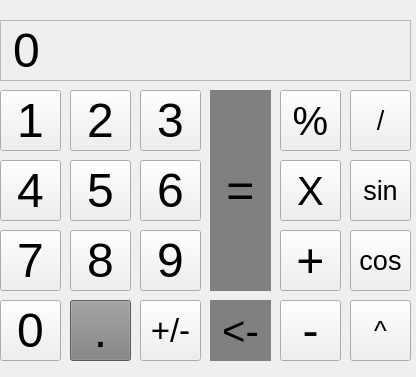
<?xml version="1.0" encoding="UTF-8"?>
<ui version="4.0">
 <class>CalcWindow</class>
 <widget class="QMainWindow" name="CalcWindow">
  <property name="geometry">
   <rect>
    <x>0</x>
    <y>0</y>
    <width>416</width>
    <height>377</height>
   </rect>
  </property>
  <property name="windowTitle">
   <string>CalcWindow</string>
  </property>
  <widget class="QWidget" name="centralWidget">
   <widget class="QPushButton" name="two">
    <property name="geometry">
     <rect>
      <x>70</x>
      <y>90</y>
      <width>61</width>
      <height>61</height>
     </rect>
    </property>
    <property name="font">
     <font>
      <pointsize>36</pointsize>
     </font>
    </property>
    <property name="text">
     <string>2</string>
    </property>
    <property name="shortcut">
     <string>2</string>
    </property>
   </widget>
   <widget class="QPushButton" name="three">
    <property name="geometry">
     <rect>
      <x>140</x>
      <y>90</y>
      <width>61</width>
      <height>61</height>
     </rect>
    </property>
    <property name="font">
     <font>
      <pointsize>36</pointsize>
     </font>
    </property>
    <property name="text">
     <string>3</string>
    </property>
    <property name="shortcut">
     <string>3</string>
    </property>
   </widget>
   <widget class="QPushButton" name="four">
    <property name="geometry">
     <rect>
      <x>0</x>
      <y>160</y>
      <width>61</width>
      <height>61</height>
     </rect>
    </property>
    <property name="font">
     <font>
      <pointsize>36</pointsize>
     </font>
    </property>
    <property name="text">
     <string>4</string>
    </property>
    <property name="shortcut">
     <string>4</string>
    </property>
   </widget>
   <widget class="QPushButton" name="five">
    <property name="geometry">
     <rect>
      <x>70</x>
      <y>160</y>
      <width>61</width>
      <height>61</height>
     </rect>
    </property>
    <property name="font">
     <font>
      <pointsize>36</pointsize>
     </font>
    </property>
    <property name="text">
     <string>5</string>
    </property>
    <property name="shortcut">
     <string>5</string>
    </property>
   </widget>
   <widget class="QPushButton" name="six">
    <property name="geometry">
     <rect>
      <x>140</x>
      <y>160</y>
      <width>61</width>
      <height>61</height>
     </rect>
    </property>
    <property name="font">
     <font>
      <pointsize>36</pointsize>
     </font>
    </property>
    <property name="text">
     <string>6</string>
    </property>
    <property name="shortcut">
     <string>6</string>
    </property>
    <property name="default">
     <bool>false</bool>
    </property>
    <property name="flat">
     <bool>false</bool>
    </property>
   </widget>
   <widget class="QPushButton" name="seven">
    <property name="geometry">
     <rect>
      <x>0</x>
      <y>230</y>
      <width>61</width>
      <height>61</height>
     </rect>
    </property>
    <property name="font">
     <font>
      <pointsize>36</pointsize>
     </font>
    </property>
    <property name="text">
     <string>7</string>
    </property>
    <property name="shortcut">
     <string>7</string>
    </property>
   </widget>
   <widget class="QPushButton" name="eight">
    <property name="geometry">
     <rect>
      <x>70</x>
      <y>230</y>
      <width>61</width>
      <height>61</height>
     </rect>
    </property>
    <property name="font">
     <font>
      <pointsize>36</pointsize>
     </font>
    </property>
    <property name="text">
     <string>8</string>
    </property>
    <property name="shortcut">
     <string>8</string>
    </property>
   </widget>
   <widget class="QPushButton" name="nine">
    <property name="geometry">
     <rect>
      <x>140</x>
      <y>230</y>
      <width>61</width>
      <height>61</height>
     </rect>
    </property>
    <property name="font">
     <font>
      <pointsize>36</pointsize>
     </font>
    </property>
    <property name="text">
     <string>9</string>
    </property>
    <property name="shortcut">
     <string>9</string>
    </property>
   </widget>
   <widget class="QPushButton" name="equal">
    <property name="geometry">
     <rect>
      <x>210</x>
      <y>90</y>
      <width>61</width>
      <height>201</height>
     </rect>
    </property>
    <property name="font">
     <font>
      <pointsize>36</pointsize>
     </font>
    </property>
    <property name="contextMenuPolicy">
     <enum>Qt::DefaultContextMenu</enum>
    </property>
    <property name="autoFillBackground">
     <bool>false</bool>
    </property>
    <property name="styleSheet">
     <string notr="true">QPushButton { background-color: rgb(128,128,128); border: black; }
QPushButton:pressed {
background-color: qlineargradient(x1: 0, y1: 0, x2: 0, y2: 1, stop: 0 #444444, stop: 1 #444444);
}</string>
    </property>
    <property name="text">
     <string>=</string>
    </property>
    <property name="shortcut">
     <string>Return</string>
    </property>
    <property name="autoDefault">
     <bool>false</bool>
    </property>
   </widget>
   <widget class="QPushButton" name="backspace">
    <property name="geometry">
     <rect>
      <x>210</x>
      <y>300</y>
      <width>61</width>
      <height>61</height>
     </rect>
    </property>
    <property name="font">
     <font>
      <pointsize>30</pointsize>
     </font>
    </property>
    <property name="autoFillBackground">
     <bool>false</bool>
    </property>
    <property name="styleSheet">
     <string notr="true">QPushButton { background-color: rgb(128,128,128); border: black; }
QPushButton:pressed {
background-color: qlineargradient(x1: 0, y1: 0, x2: 0, y2: 1, stop: 0 #444444, stop: 1 #444444);
}</string>
    </property>
    <property name="text">
     <string>&lt;-</string>
    </property>
    <property name="shortcut">
     <string>Backspace</string>
    </property>
    <property name="checkable">
     <bool>false</bool>
    </property>
    <property name="autoDefault">
     <bool>false</bool>
    </property>
    <property name="default">
     <bool>false</bool>
    </property>
    <property name="flat">
     <bool>false</bool>
    </property>
   </widget>
   <widget class="QPushButton" name="additional">
    <property name="geometry">
     <rect>
      <x>280</x>
      <y>230</y>
      <width>61</width>
      <height>61</height>
     </rect>
    </property>
    <property name="font">
     <font>
      <pointsize>36</pointsize>
     </font>
    </property>
    <property name="styleSheet">
     <string notr="true">QPushButton { background-color: rgb(255,128, 0); border: black; }
QPushButton:pressed {
background-color: qlineargradient(x1: 0, y1: 0, x2: 0, y2: 1, stop: 0 #b85c00, stop: 1 #b85c00);
}rgb(184, 92, 0)</string>
    </property>
    <property name="text">
     <string>+</string>
    </property>
    <property name="shortcut">
     <string>+</string>
    </property>
   </widget>
   <widget class="QPushButton" name="devide">
    <property name="geometry">
     <rect>
      <x>350</x>
      <y>90</y>
      <width>61</width>
      <height>61</height>
     </rect>
    </property>
    <property name="font">
     <font>
      <pointsize>20</pointsize>
     </font>
    </property>
    <property name="acceptDrops">
     <bool>false</bool>
    </property>
    <property name="styleSheet">
     <string notr="true">QPushButton { background-color: rgb(255,128, 0); border: black; }
QPushButton:pressed {
background-color: qlineargradient(x1: 0, y1: 0, x2: 0, y2: 1, stop: 0 #b85c00, stop: 1 #b85c00);
}rgb(184, 92, 0)</string>
    </property>
    <property name="text">
     <string>/</string>
    </property>
    <property name="shortcut">
     <string>/</string>
    </property>
   </widget>
   <widget class="QPushButton" name="multiply">
    <property name="geometry">
     <rect>
      <x>280</x>
      <y>160</y>
      <width>61</width>
      <height>61</height>
     </rect>
    </property>
    <property name="font">
     <font>
      <pointsize>30</pointsize>
     </font>
    </property>
    <property name="styleSheet">
     <string notr="true">QPushButton { background-color: rgb(255,128, 0); border: black; }
QPushButton:pressed {
background-color: qlineargradient(x1: 0, y1: 0, x2: 0, y2: 1, stop: 0 #b85c00, stop: 1 #b85c00);
}rgb(184, 92, 0)</string>
    </property>
    <property name="text">
     <string>Х</string>
    </property>
    <property name="shortcut">
     <string>*</string>
    </property>
   </widget>
   <widget class="QPushButton" name="subtract">
    <property name="geometry">
     <rect>
      <x>280</x>
      <y>300</y>
      <width>61</width>
      <height>61</height>
     </rect>
    </property>
    <property name="font">
     <font>
      <pointsize>36</pointsize>
     </font>
    </property>
    <property name="styleSheet">
     <string notr="true">QPushButton { background-color: rgb(255,128, 0); border: black; }
QPushButton:pressed {
background-color: qlineargradient(x1: 0, y1: 0, x2: 0, y2: 1, stop: 0 #b85c00, stop: 1 #b85c00);
}rgb(184, 92, 0)</string>
    </property>
    <property name="text">
     <string>-</string>
    </property>
    <property name="shortcut">
     <string>-</string>
    </property>
   </widget>
   <widget class="QPushButton" name="zero">
    <property name="geometry">
     <rect>
      <x>0</x>
      <y>300</y>
      <width>61</width>
      <height>61</height>
     </rect>
    </property>
    <property name="font">
     <font>
      <pointsize>36</pointsize>
     </font>
    </property>
    <property name="text">
     <string>0</string>
    </property>
    <property name="shortcut">
     <string>0, 0</string>
    </property>
   </widget>
   <widget class="QPushButton" name="percent">
    <property name="geometry">
     <rect>
      <x>280</x>
      <y>90</y>
      <width>61</width>
      <height>61</height>
     </rect>
    </property>
    <property name="font">
     <font>
      <pointsize>30</pointsize>
     </font>
    </property>
    <property name="styleSheet">
     <string notr="true">QPushButton { background-color: rgb(255,128, 0); border: black; }
QPushButton:pressed {
background-color: qlineargradient(x1: 0, y1: 0, x2: 0, y2: 1, stop: 0 #b85c00, stop: 1 #b85c00);
}rgb(184, 92, 0)</string>
    </property>
    <property name="text">
     <string>%</string>
    </property>
    <property name="shortcut">
     <string>Ctrl+P</string>
    </property>
   </widget>
   <widget class="QPushButton" name="one">
    <property name="geometry">
     <rect>
      <x>0</x>
      <y>90</y>
      <width>61</width>
      <height>61</height>
     </rect>
    </property>
    <property name="font">
     <font>
      <pointsize>36</pointsize>
     </font>
    </property>
    <property name="text">
     <string>1</string>
    </property>
    <property name="shortcut">
     <string>1</string>
    </property>
   </widget>
   <widget class="QLabel" name="result">
    <property name="geometry">
     <rect>
      <x>0</x>
      <y>20</y>
      <width>411</width>
      <height>61</height>
     </rect>
    </property>
    <property name="font">
     <font>
      <pointsize>36</pointsize>
     </font>
    </property>
    <property name="frameShape">
     <enum>QFrame::StyledPanel</enum>
    </property>
    <property name="frameShadow">
     <enum>QFrame::Sunken</enum>
    </property>
    <property name="lineWidth">
     <number>1</number>
    </property>
    <property name="text">
     <string>0</string>
    </property>
   </widget>
   <widget class="QPushButton" name="dot">
    <property name="geometry">
     <rect>
      <x>70</x>
      <y>300</y>
      <width>61</width>
      <height>61</height>
     </rect>
    </property>
    <property name="font">
     <font>
      <pointsize>36</pointsize>
     </font>
    </property>
    <property name="styleSheet">
     <string notr="true">background: rgb(128, 128, 128);</string>
    </property>
    <property name="text">
     <string>.</string>
    </property>
    <property name="shortcut">
     <string>.</string>
    </property>
   </widget>
   <widget class="QPushButton" name="plusMinus">
    <property name="geometry">
     <rect>
      <x>140</x>
      <y>300</y>
      <width>61</width>
      <height>61</height>
     </rect>
    </property>
    <property name="font">
     <font>
      <pointsize>25</pointsize>
     </font>
    </property>
    <property name="text">
     <string>+/-</string>
    </property>
    <property name="shortcut">
     <string>Ctrl+V</string>
    </property>
   </widget>
   <widget class="QPushButton" name="sin">
    <property name="geometry">
     <rect>
      <x>350</x>
      <y>160</y>
      <width>61</width>
      <height>61</height>
     </rect>
    </property>
    <property name="font">
     <font>
      <pointsize>20</pointsize>
     </font>
    </property>
    <property name="acceptDrops">
     <bool>false</bool>
    </property>
    <property name="styleSheet">
     <string notr="true">QPushButton { background-color: rgb(255,128, 0); border: black; }
QPushButton:pressed {
background-color: qlineargradient(x1: 0, y1: 0, x2: 0, y2: 1, stop: 0 #b85c00, stop: 1 #b85c00);
}rgb(184, 92, 0)</string>
    </property>
    <property name="text">
     <string>sin</string>
    </property>
    <property name="shortcut">
     <string>Ctrl+S</string>
    </property>
    <property name="checkable">
     <bool>false</bool>
    </property>
    <property name="checked">
     <bool>false</bool>
    </property>
   </widget>
   <widget class="QPushButton" name="cos">
    <property name="geometry">
     <rect>
      <x>350</x>
      <y>230</y>
      <width>61</width>
      <height>61</height>
     </rect>
    </property>
    <property name="font">
     <font>
      <pointsize>20</pointsize>
     </font>
    </property>
    <property name="acceptDrops">
     <bool>false</bool>
    </property>
    <property name="styleSheet">
     <string notr="true">QPushButton { background-color: rgb(255,128, 0); border: black; }
QPushButton:pressed {
background-color: qlineargradient(x1: 0, y1: 0, x2: 0, y2: 1, stop: 0 #b85c00, stop: 1 #b85c00);
}rgb(184, 92, 0)</string>
    </property>
    <property name="text">
     <string>cos</string>
    </property>
    <property name="shortcut">
     <string>Ctrl+C</string>
    </property>
   </widget>
   <widget class="QPushButton" name="exp">
    <property name="geometry">
     <rect>
      <x>350</x>
      <y>300</y>
      <width>61</width>
      <height>61</height>
     </rect>
    </property>
    <property name="font">
     <font>
      <pointsize>20</pointsize>
     </font>
    </property>
    <property name="acceptDrops">
     <bool>false</bool>
    </property>
    <property name="styleSheet">
     <string notr="true">QPushButton { background-color: rgb(255,128, 0); border: black; }
QPushButton:pressed {
background-color: qlineargradient(x1: 0, y1: 0, x2: 0, y2: 1, stop: 0 #b85c00, stop: 1 #b85c00);
}rgb(184, 92, 0)</string>
    </property>
    <property name="text">
     <string>^</string>
    </property>
    <property name="shortcut">
     <string>^</string>
    </property>
   </widget>
  </widget>
  <action name="stats">
   <property name="checkable">
    <bool>false</bool>
   </property>
   <property name="text">
    <string>Statistics</string>
   </property>
  </action>
  <action name="actionStats">
   <property name="text">
    <string>Statistics</string>
   </property>
  </action>
 </widget>
 <layoutdefault spacing="6" margin="11"/>
 <resources/>
 <connections/>
 <slots>
  <slot>addOne()</slot>
  <slot>slot1()</slot>
 </slots>
</ui>
